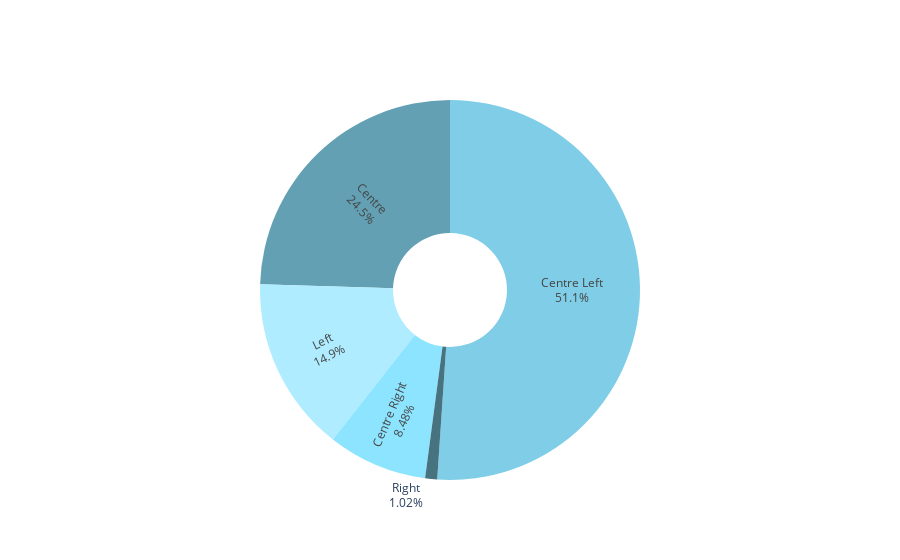

The notebook cell this image was saved under:
### Markdown cell above
# 6 - Political Leaning

### Code cell
labels = ['Left', 'Centre Left', 'Centre', 'Centre Right', 'Right']

values = [14.6, 50, 24, 8.3, 1]

colors = ['#afecff', '#7fcde6', '#63a0b3', '#8de4ff', '#477280']

fig = go.Figure(data=[go.Pie(labels=labels, values=values, textinfo='label+percent',
                             insidetextorientation='radial', marker_colors=colors, hole=.3
                            )])
fig.update_layout(showlegend=False)

iplot(fig)

### Figure 1 — Plotly figure (JSON) as saved in the notebook; plotly's stock layout.template omitted (floating-point values rounded to 4 significant figures)
{"data": [{"hole": 0.3, "insidetextorientation": "radial", "labels": ["Left", "Centre Left", "Centre", "Centre Right", "Right"], "marker": {"colors": ["#afecff", "#7fcde6", "#63a0b3", "#8de4ff", "#477280"]}, "textinfo": "label+percent", "type": "pie", "values": [14.6, 50, 24, 8.3, 1]}], "layout": {"showlegend": false}}
